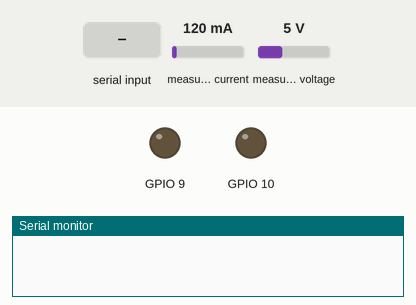
The sketch below on a simulated ESP32-S3. On the bench: output pins drawn as LEDs (lit = HIGH), the last lines printed to the serial monitor. The inputs (shaded band) are chosen by the test bench; at power-on: measured current 120 mA, measured voltage 5 V. WiFi joins after 1.5 s; servers stay silent unless stated; EEPROM starts erased.

Above: at 3.5 s.
3.6 s: measured current set to 49 mA
At 7.6 s:
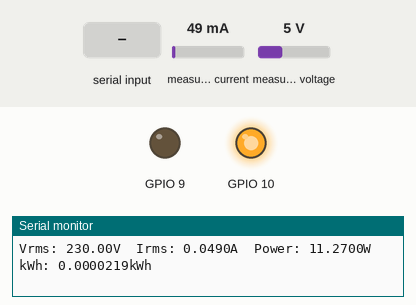
8.5 s: measured current set to 42 mA
10.0 s: "0\n" received over Serial
At 12.7 s:
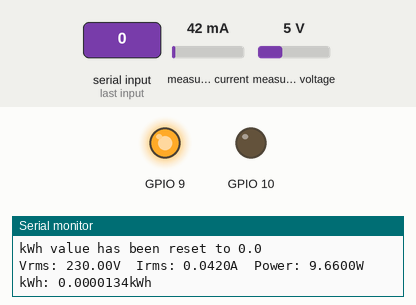
Timing chart, 0 to 18.5 s (numbered marks = the images above; inputs shaded):
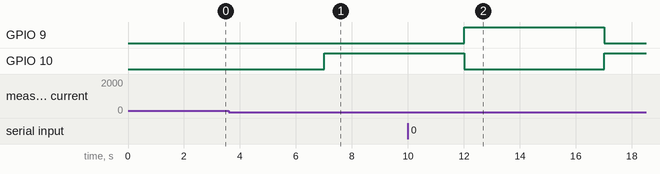

The sketch:

Smart_Electricity_Meter.ino
```cpp
#define BLYNK_TEMPLATE_ID "TMPL3Bi5UkH45"
#define BLYNK_TEMPLATE_NAME "Quickstart Template"
#define BLYNK_PRINT Serial

#include "EmonLib.h"
#include <EEPROM.h>
#include <WiFi.h>
#include <WiFiClient.h>
#include <BlynkSimpleEsp32.h>
#include <Wire.h>
// #include <LiquidCrystal_I2C.h>
// LiquidCrystal_I2C lcd(0x27, 20, 4);

// Constants for calibration
const float vCalibration = 41.5;
const float currCalibration = 0.15;

// Blynk and WiFi credentials
const char auth[] = "JAxTxt8ecSeywvcTRpMm12FNS3ncpcd0";
const char ssid[] = "Redmi10";
const char pass[] = "12345678929";

// EnergyMonitor instance
EnergyMonitor emon;

// Timer for regular updates
BlynkTimer timer;

// Variables for energy calculation
float kWh = 0.0;
unsigned long lastMillis = millis();

// EEPROM addresses for each variable
const int addrVrms = 0;
const int addrIrms = 4;
const int addrPower = 8;
const int addrKWh = 12;

// Function prototypes
void sendEnergyDataToBlynk();
void readEnergyDataFromEEPROM();
void saveEnergyDataToEEPROM();


void setup()


{
  Serial.begin(115200);
  Blynk.begin(auth, ssid, pass);
  pinMode(10,OUTPUT);
  pinMode(9,OUTPUT);
  // Initialize the LCD
  // lcd.init();
  // lcd.backlight();

  // Initialize EEPROM with the size of the data to be stored
  EEPROM.begin(32); // Allocate 32 bytes for float values (4 bytes each) and some extra space

  // Read the stored energy data from EEPROM
  readEnergyDataFromEEPROM();

  // Setup voltage and current inputs
  emon.voltage(13, vCalibration, 1.7); // Voltage: input pin, calibration, phase_shift
  emon.current(14, currCalibration);    // Current: input pin, calibration

  // Setup a timer for sending data every 5 seconds
  timer.setInterval(5000L, sendEnergyDataToBlynk);

  // A small delay for system to stabilize
  delay(500);
}


void loop()
{
  Blynk.run();
  timer.run();
  if (Serial.available() > 0) {
    String input = Serial.readStringUntil('\n'); // Read the input until newline

    // Trim the input to remove any leading/trailing whitespace
    input.trim();

    if (input == "0") { // Check if the input is '0'
      kWh = 0.0; // Reset kWh value
      saveEnergyDataToEEPROM(); // Save the reset value to EEPROM

      Serial.println("kWh value has been reset to 0.0");


    }
  }
}


void sendEnergyDataToBlynk()
{
  emon.calcVI(20, 2000); // Calculate all. No.of half wavelengths (crossings), time-out

  // Calculate energy consumed in kWh
  unsigned long currentMillis = millis();
  kWh += emon.apparentPower * (currentMillis - lastMillis) / 3600000000.0;
  lastMillis = currentMillis;

  // Print data to Serial for debugging
  Serial.printf("Vrms: %.2fV\tIrms: %.4fA\tPower: %.4fW\tkWh: %.7fkWh\n",
                emon.Vrms, emon.Irms, emon.apparentPower, kWh);
 if(kWh>0.0000200)
 {
  digitalWrite(10,HIGH);
  digitalWrite(9,LOW);

 }
 else
 {
  digitalWrite(10,LOW);
  digitalWrite(9,HIGH);
 }

  // Save the latest values to EEPROM
  saveEnergyDataToEEPROM();

  // Send data to Blynk
  Blynk.virtualWrite(V0, emon.Vrms);
  Blynk.virtualWrite(V1, emon.Irms);
  Blynk.virtualWrite(V2, emon.apparentPower);
  Blynk.virtualWrite(V3, kWh);

  // Update the LCD with the new values
  // lcd.clear();
  // lcd.setCursor(0, 0);
  // lcd.print("Vrms: ");
  // lcd.print(emon.Vrms, 2);
  // lcd.print(" V");

  // lcd.setCursor(0, 1);
  // lcd.print("Irms: ");
  // lcd.print(emon.Irms, 4);
  // lcd.print(" A");

  // lcd.setCursor(0, 2);
  // lcd.print("Power: ");
  // lcd.print(emon.apparentPower, 4);
  // lcd.print(" W");

  // lcd.setCursor(0, 3);
  // lcd.print("kWh: ");
  // lcd.print(kWh, 5);
  // lcd.print(" kWh");
}


void readEnergyDataFromEEPROM()
{
  // Read the stored kWh value from EEPROM
  EEPROM.get(addrKWh, kWh);

  // Check if the read value is a valid float. If not, initialize it to zero
  if (isnan(kWh))
  {
    kWh = 0.0;
    saveEnergyDataToEEPROM(); // Save initialized value to EEPROM
  }
}


void saveEnergyDataToEEPROM()
{
  // Write the current kWh value to EEPROM
  EEPROM.put(addrKWh, kWh);

  // Commit changes to EEPROM
  EEPROM.commit();
}
```

Measured:
- after the input at 8.5 s, every drawn part: stays the same
- after the input at 10.0 s, GPIO 9: LOW → HIGH after 2.0 s, → LOW 5.0 s later; GPIO 10: HIGH → LOW after 2.0 s, → HIGH 5.0 s later
